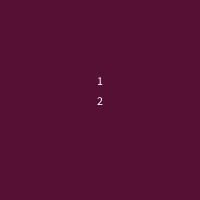
Frame 1 (no input)
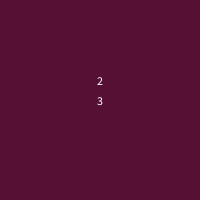
Frame 2 (the mouse pressed at the canvas centre, redrawn once)

The Processing sketch that drew these frames (run headless with seeded random() and noise(); the mouse was pressed at the canvas centre and the sketch redrawn once):

// Processing sketch: modulo
// ── modulo.pde

int anInt = 0;
float aFloat = 0.0;
boolean aBool = true;
char aCharacter = 'a';

color c = 0xFF551033; // 0-FF = 0-255 this one is "eggplant"
color roof = color(127,64,15);

color textColor = color(255);

void setup(){
  size(200,200);
  background(c);
  noLoop();
}

void draw(){
  background(c);
  fill(textColor);
  textAlign(CENTER,CENTER);
  text((frameCount % 16)+1, width/2, height/2);
  text(frameCount , width/2, (height/2)-20);
}

void keyPressed(){
  redraw();
}
